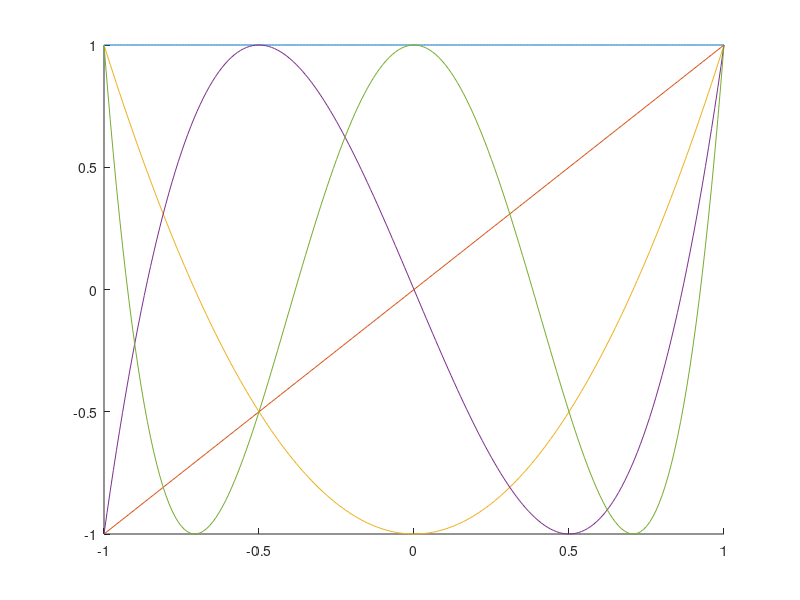

The MATLAB script that drew this image:
n = 5;
x = -1 : 0.01 : 1;

hold all;
t0 = ones(1 , length(x));
t1 = x;

plot( x,t0);
plot(x, t1);


if n > 2
    for i = 3:n
       t2 = 2 .* x .* t1  -  t0;
       plot(x, t2);
       t0 = t1;
       t1 = t2;
    endfor
endif